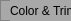
  <widget class="QFrame" name="frame_56">
   <property name="geometry">
    <rect>
     <x>10</x>
     <y>500</y>
     <width>71</width>
     <height>21</height>
    </rect>
   </property>
   <property name="minimumSize">
    <size>
     <width>71</width>
     <height>21</height>
    </size>
   </property>
   <property name="maximumSize">
    <size>
     <width>71</width>
     <height>21</height>
    </size>
   </property>
   <property name="styleSheet">
    <string notr="true">background-color: #A8A8A8;</string>
   </property>
   <property name="frameShape">
    <enum>QFrame::StyledPanel</enum>
   </property>
   <property name="frameShadow">
    <enum>QFrame::Raised</enum>
   </property>
   <widget class="QLabel" name="label_86">
    <property name="geometry">
     <rect>
      <x>10</x>
      <y>0</y>
      <width>61</width>
      <height>21</height>
     </rect>
    </property>
    <property name="minimumSize">
     <size>
      <width>61</width>
      <height>21</height>
     </size>
    </property>
    <property name="maximumSize">
     <size>
      <width>61</width>
      <height>21</height>
     </size>
    </property>
    <property name="text">
     <string>Frame Style</string>
    </property>
   </widget>
   <widget class="QFrame" name="frame_57">
    <property name="geometry">
     <rect>
      <x>0</x>
      <y>0</y>
      <width>71</width>
      <height>21</height>
     </rect>
    </property>
    <property name="minimumSize">
     <size>
      <width>71</width>
      <height>21</height>
     </size>
    </property>
    <property name="maximumSize">
     <size>
      <width>71</width>
      <height>21</height>
     </size>
    </property>
    <property name="styleSheet">
     <string notr="true">background-color: #A8A8A8;</string>
    </property>
    <property name="frameShape">
     <enum>QFrame::StyledPanel</enum>
    </property>
    <property name="frameShadow">
     <enum>QFrame::Raised</enum>
    </property>
    <widget class="QLabel" name="label_87">
     <property name="geometry">
      <rect>
       <x>10</x>
       <y>0</y>
       <width>61</width>
       <height>21</height>
      </rect>
     </property>
     <property name="minimumSize">
      <size>
       <width>61</width>
       <height>21</height>
      </size>
     </property>
     <property name="maximumSize">
      <size>
       <width>61</width>
       <height>21</height>
      </size>
     </property>
     <property name="text">
      <string>Color &amp; Trim</string>
     </property>
    </widget>
   </widget>
   <widget class="QLineEdit" name="lineEdit_39">
    <property name="geometry">
     <rect>
      <x>80</x>
      <y>0</y>
      <width>171</width>
      <height>21</height>
     </rect>
    </property>
    <property name="minimumSize">
     <size>
      <width>171</width>
      <height>21</height>
     </size>
    </property>
    <property name="maximumSize">
     <size>
      <width>171</width>
      <height>21</height>
     </size>
    </property>
    <property name="styleSheet">
     <string notr="true">border: 1px solid #686868;</string>
    </property>
   </widget>
  </widget>
